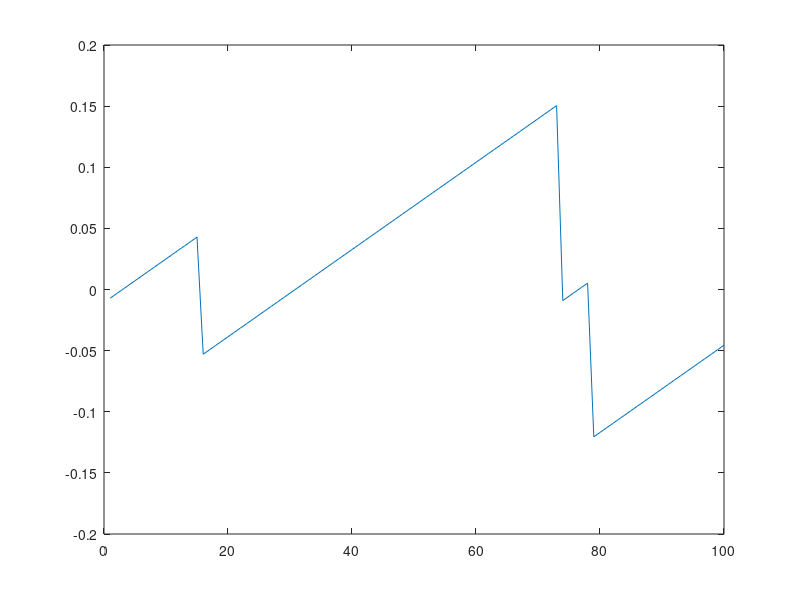

Reproduce this figure in MATLAB. (Note: this script raises an error after producing the figure.)
clear
clc

%Square wave
%Triangle wave
%Ricker wavelet

N=100;
t=linspace(0,10,N);

% x1=.4*sign(sin(.1*t));
% x2=.3*sign(sin(.2*t-pi/3));
% x3=.6*sign(sin(.3*t-.7*pi));

x1=.4*sawtooth(.8*t)/norm(sawtooth(.8*t));
x2=.3*sawtooth(.7*t-pi/3)/norm(sawtooth(.7*t-pi/3));
x3=.6*sawtooth(.3*t-.7*pi)/norm(sawtooth(.3*t-.7*pi));

y=x1+x2+x3;
y=y';

plot(y)
%figure
%pause

% COGENT Formulation
Phi=eye(N,N);
tau=1.3;
Ainit=sawtooth(.4*t-.3*pi)'/norm(sawtooth(.4*t-.3*pi));
%selfun=@(gradf) selfun_square;
selfun = @(gradf) selfun_sawtooth(gradf);
[x, At, ~]=CoGEnT(y, Phi, tau, Ainit, selfun,'tol',.001,'verbose',1); 

hold on; plot(y,'r .')